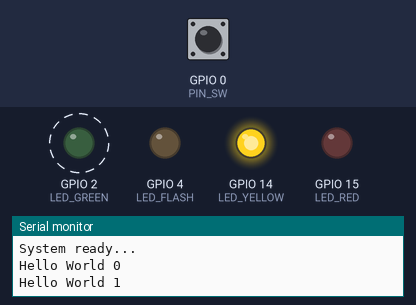
Bench run of a program on a simulated ESP32. Parts: output pins drawn as LEDs (lit = HIGH), the last lines printed to the serial monitor. Dashed ring = blinking. The test bench sets the inputs (shaded band); at power-on: GPIO 0 (PIN_SW) HIGH.

Above: at 1.05 s.
At 2.8 s:
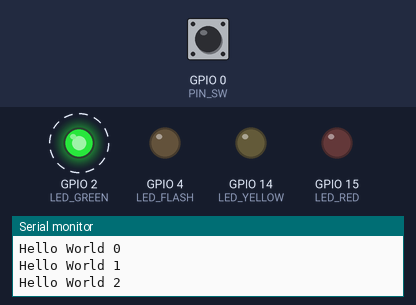
2.9 s: GPIO 0 (PIN_SW) pulled LOW for 1.2 s
At 3.45 s:
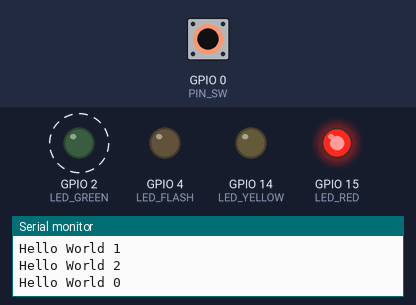
Timing chart, 0 to 12.9 s (numbered marks = the images above; inputs shaded):
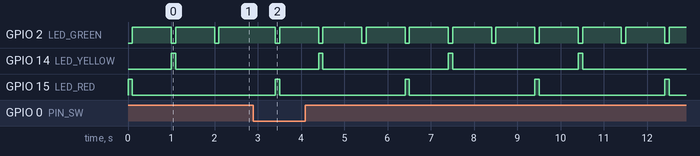

Measured:
- by itself, GPIO 2 (LED_GREEN): alternates HIGH for 0.90 s and LOW for 0.10 s
- by itself, GPIO 14 (LED_YELLOW), GPIO 15 (LED_RED): alternates HIGH for 0.10 s and LOW for 2.9 s

The program:

main.cpp
```cpp
// ESP32Cam: SDA = 21; SCL = 22;
// Program function: press Switch to reset the counter, led flash will blink 2 times
// problem: switch not always respons, how to overcome this problem?
#include <Arduino.h>
#if defined(ESP8266)
  #define LED_RED    D8
  #define LED_YELLOW D7
  #define LED_GREEN  D6
  #define PIN_SW     D5
#elif defined(ESP32)
  #if !defined(LED_BUILTIN) // ESP32Cam
    #define LED_BUILTIN 33
  #endif
  #define LED_FLASH 4
  #define LED_RED    15
  #define LED_YELLOW 14
  #define LED_GREEN   2
  #define PIN_SW      0
#endif

#define LED_BUILTIN_ON  0
#define LED_BUILTIN_OFF 1

#define LED_ON  1
#define LED_OFF 0

const uint8_t arLed[3] = {LED_RED, LED_YELLOW, LED_GREEN};
int nCount = 0;
void setup() {
  Serial.begin(115200);
  pinMode(LED_BUILTIN, OUTPUT);
  #if defined(LED_FLASH)
    pinMode(LED_FLASH, OUTPUT);
  #endif
  pinMode(LED_RED, OUTPUT);
  pinMode(LED_YELLOW, OUTPUT);
  pinMode(LED_GREEN, OUTPUT);
  pinMode(PIN_SW, INPUT);

  Serial.println("System ready...");
}

void loop() {
  if (digitalRead(PIN_SW)==0)
  {
  #if defined(LED_FLASH)
    for (uint8_t i=0; i<2; i++)
    {
      digitalWrite(LED_FLASH, LED_ON);
      delay(3);
      digitalWrite(LED_FLASH, LED_OFF);
      delay(200);
    }
  #endif
    nCount=0;
  }
  Serial.printf("Hello World %d\n", nCount);
  digitalWrite(arLed[nCount%3], LED_ON);
  digitalWrite(LED_BUILTIN, LED_BUILTIN_ON);
  delay(100);
  digitalWrite(arLed[nCount%3], LED_OFF);
  digitalWrite(LED_BUILTIN, LED_BUILTIN_OFF);
  delay(900);
  nCount++;
}
```
